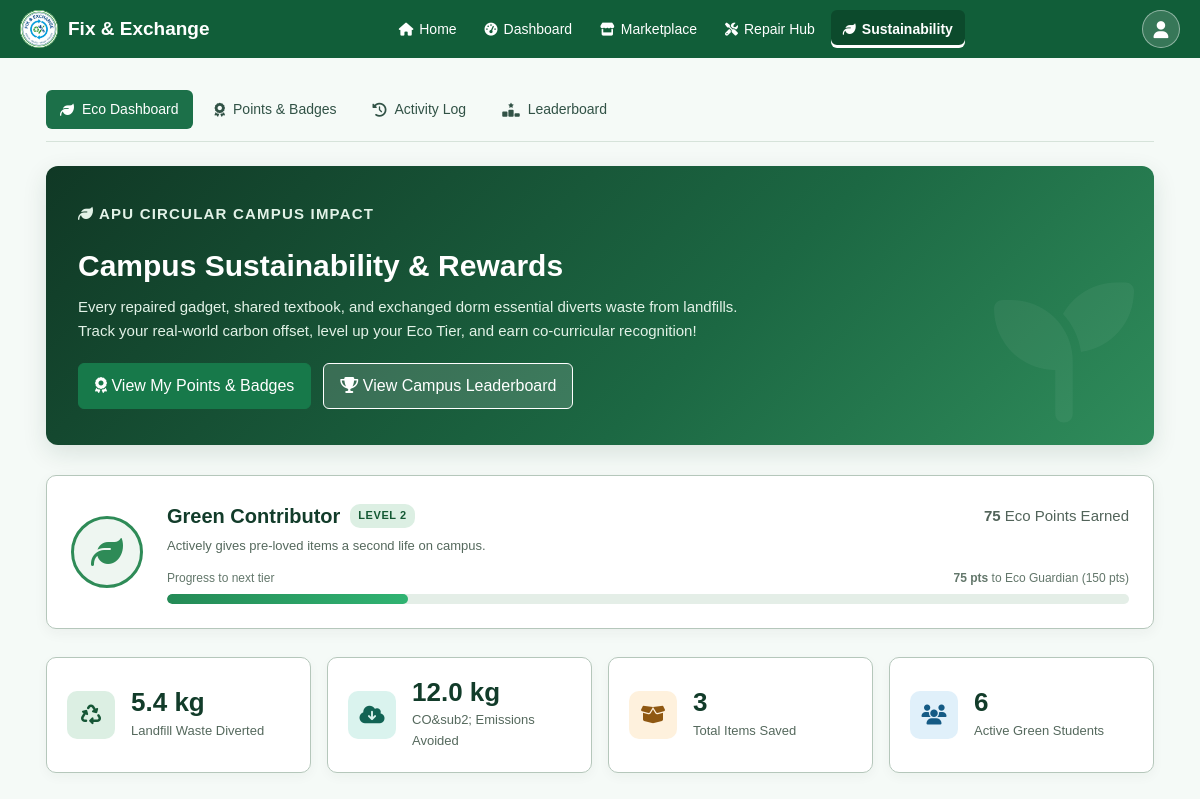
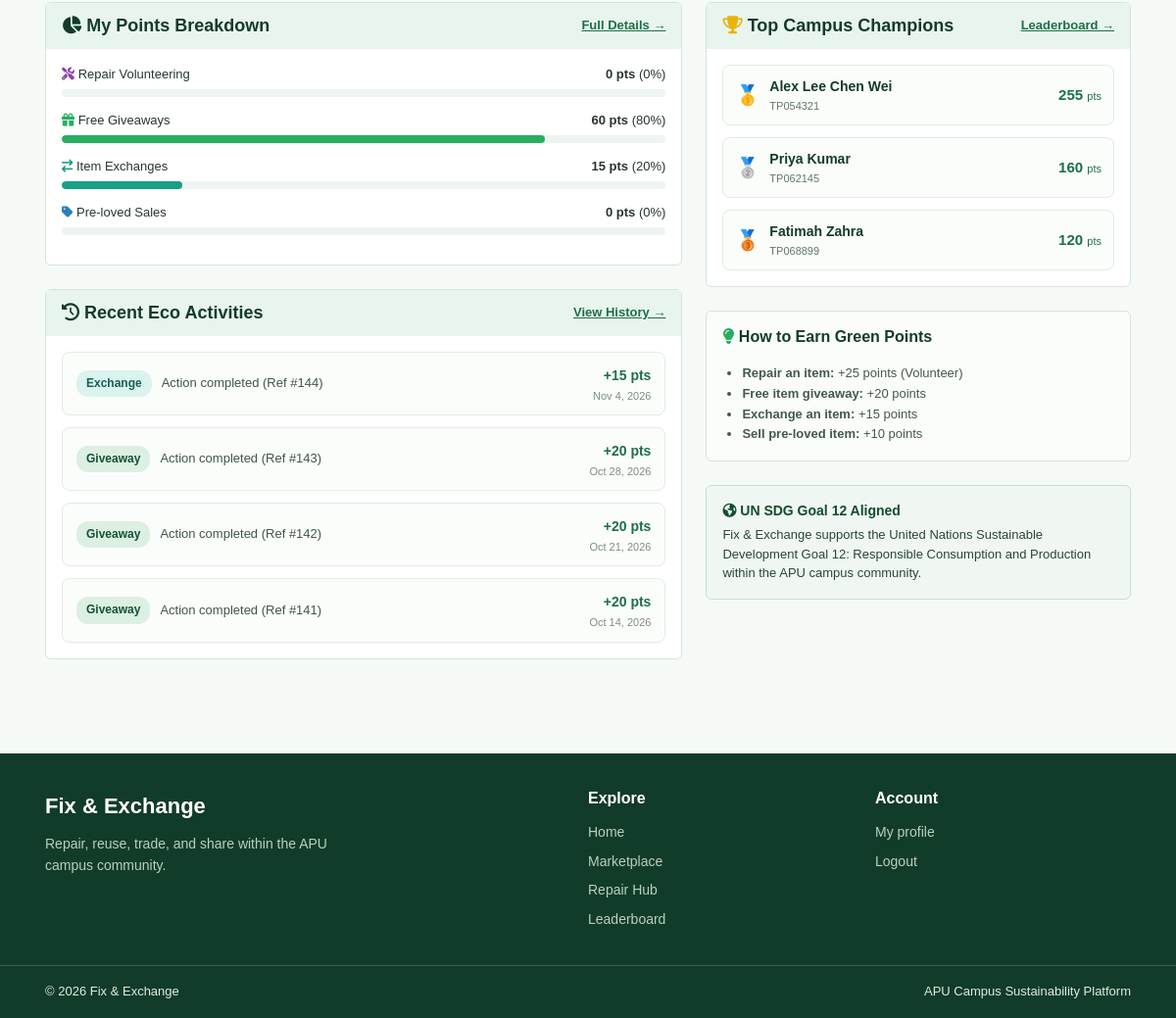
/src/sustainability/dashboard.php (signed in), run on the app's committed database (2 pictures, top to bottom).
### tables this page shows
CREATE TABLE IF NOT EXISTS users (
    user_id INT AUTO_INCREMENT PRIMARY KEY,
    full_name VARCHAR(100) NOT NULL,
    email VARCHAR(255) NOT NULL UNIQUE,
    password_hash VARCHAR(255) NOT NULL,
    role VARCHAR(20) NOT NULL DEFAULT 'Student',
     
    account_status VARCHAR(20) NOT NULL DEFAULT 'Active',
    total_points INT NOT NULL DEFAULT 0,
    created_at DATETIME NOT NULL DEFAULT CURRENT_TIMESTAMP,
    tp_number VARCHAR(20) NOT NULL UNIQUE,
    phone_number VARCHAR(30),
    intake_code VARCHAR(50),
    academic_program VARCHAR(100)
);

CREATE TABLE IF NOT EXISTS points_transactions (
    transaction_id INT AUTO_INCREMENT PRIMARY KEY,
    user_id INT NOT NULL,
    points_awarded INT NOT NULL,
     
    source_type VARCHAR(20) NOT NULL,
     
    reference_id INT NOT NULL,
    created_at DATETIME NOT NULL DEFAULT CURRENT_TIMESTAMP,
    FOREIGN KEY (user_id) REFERENCES users(user_id)
);

### src/sustainability/dashboard.php (the view, shortened to what the rows shown need)
<?php
require __DIR__ . '/../../includes/auth-check.php';
require __DIR__ . '/../../includes/sustainability-helpers.php';
$user = current_user();
$userId = (int) $user['user_id'];
$userSummary = get_user_points_summary($conn, $userId);
$userPoints = (int) $userSummary['total_points'];
$ecoTier = calculate_eco_tier($userPoints);
$topStmt = mysqli_prepare(
    $conn,
    "SELECT user_id, full_name, tp_number, academic_program, total_points
     FROM users
     WHERE role = 'Student' AND total_points > 0
     ORDER BY total_points DESC, user_id ASC
     LIMIT 3"
);
mysqli_stmt_execute($topStmt);
$topChampions = mysqli_fetch_all(mysqli_stmt_get_result($topStmt), MYSQLI_ASSOC);
$recentStmt = mysqli_prepare(
    $conn,
    "SELECT pt.*
     FROM points_transactions pt
     WHERE pt.user_id = ?
     ORDER BY pt.transaction_id DESC
     LIMIT 4"
);
mysqli_stmt_bind_param($recentStmt, 'i', $userId);
mysqli_stmt_execute($recentStmt);
$recentTransactions = mysqli_fetch_all(mysqli_stmt_get_result($recentStmt), MYSQLI_ASSOC);
require __DIR__ . '/../../includes/header.php';
?>
<section class="section sust-page">
    <div class="container">
        <div class="sust-hero">
            <h1>Campus Sustainability &amp; Rewards</h1>
        </div>
        <div class="sust-tier-banner">
            <div class="sust-tier-info">
                <div class="sust-tier-name">
                    <span><?= escape_html($ecoTier['name']) ?></span>
                    <span class="sust-tier-tag">Level <?= (int) $ecoTier['level'] ?></span>
                    <span style="font-size: 15px; font-weight: normal; color: #52645a; margin-left: auto;">
                        <strong><?= $userPoints ?></strong> Eco Points Earned
                    </span>
                </div>
                <p class="sust-tier-desc"><?= escape_html($ecoTier['description']) ?></p>
                <div class="sust-progress-wrap">
                    <div class="sust-progress-labels">
                        <span>Progress to next tier</span>
                        <span>
                            <?php if ($ecoTier['points_to_next'] > 0): ?>
                                <strong><?= (int) $ecoTier['points_to_next'] ?> pts</strong> to <?= escape_html($ecoTier['next_tier']) ?>
                            <?php else: ?>
                                <strong><?= escape_html($ecoTier['next_tier']) ?></strong>
                            <?php endif; ?>
                        </span>
                    </div>
                    <div class="sust-progress-bar">
                    </div>
                </div>
            </div>
        </div>
        <div class="sust-grid-layout">
            <div>
                <div class="card" style="margin-bottom: 24px;">
                    <div class="card-header" style="display: flex; justify-content: space-between; align-items: center;">
                        <h2 style="margin: 0; font-size: 18px; color: #123c2a;">
                            <i class="fa-solid fa-chart-pie" aria-hidden="true"></i> My Points Breakdown
                        </h2>
                    </div>
                </div>
                <div class="card">
                    <div class="card-header" style="display: flex; justify-content: space-between; align-items: center;">
                        <h2 style="margin: 0; font-size: 18px; color: #123c2a;">
                            <i class="fa-solid fa-clock-rotate-left" aria-hidden="true"></i> Recent Eco Activities
                        </h2>
                    </div>
                    <div class="card-body">
                        <?php if (!$recentTransactions): ?>
                            <p class="text-muted" style="margin: 0; text-align: center; padding: 20px 0;">
                                No recent points transactions found.
                            </p>
                        <?php else: ?>
                            <div style="display: flex; flex-direction: column; gap: 12px;">
                                <?php foreach ($recentTransactions as $tx): ?>
                                    <?php
                                    $src = $tx['source_type'];
                                    $badgeClass = 'sust-source-' . strtolower($src);
                                    ?>
                                    <div style="display: flex; justify-content: space-between; align-items: center; padding: 10px 14px; background: #fbfdfb; border: 1px solid #e1ece5; border-radius: 8px;">
                                        <div style="display: flex; align-items: center; gap: 10px;">
                                            <span class="sust-source-badge <?= $badgeClass ?>">
                                                <?= escape_html($src) ?>
                                            </span>
                                            <span style="font-size: 13px; color: #405548;">
                                                Action completed (Ref #<?= (int) $tx['reference_id'] ?>)
                                            </span>
                                        </div>
                                        <div style="text-align: right;">
                                            <span class="sust-points-awarded">+<?= (int) $tx['points_awarded'] ?> pts</span>
                                            <div style="font-size: 11px; color: #7a8e82;">
                                                <?= date('M j, Y', strtotime($tx['created_at'])) ?>
                                            </div>
                                        </div>
                                    </div>
                                <?php endforeach; ?>
                            </div>
                        <?php endif; ?>
                    </div>
                </div>
            </div>
            <div>
                <div class="card" style="margin-bottom: 24px;">
                    <div class="card-header" style="display: flex; justify-content: space-between; align-items: center;">
                        <h2 style="margin: 0; font-size: 18px; color: #123c2a;">
                            <i class="fa-solid fa-trophy" aria-hidden="true" style="color: #eab308;"></i> Top Campus Champions
                        </h2>
                    </div>
                    <div class="card-body">
                        <?php if (!$topChampions): ?>
                            <p class="text-muted" style="margin: 0; text-align: center; padding: 14px 0;">
                                No student points recorded yet. Be the first to earn points!
                            </p>
                        <?php else: ?>
                            <div style="display: flex; flex-direction: column; gap: 12px;">
                                <?php foreach ($topChampions as $i => $champ): ?>
                                    <?php
                                    $medals = ['🥇', '🥈', '🥉'];
                                    $medal = $medals[$i] ?? ('#' . ($i + 1));
                                    ?>
                                    <div style="display: flex; align-items: center; justify-content: space-between; padding: 10px 12px; background: #fbfdfb; border: 1px solid #e1ece5; border-radius: 8px;">
                                        <div style="display: flex; align-items: center; gap: 10px;">
                                            <span style="font-size: 20px;"><?= $medal ?></span>
                                            <div>
                                                <div style="font-weight: 600; color: #123c2a; font-size: 14px;">
                                                    <?= escape_html($champ['full_name']) ?>
                                                </div>
                                                <div style="font-size: 11px; color: #62776a;">
                                                    <?= escape_html($champ['tp_number']) ?>
                                                </div>
                                            </div>
                                        </div>
                                        <span style="font-weight: 700; color: #1c7049; font-size: 15px;">
                                            <?= (int) $champ['total_points'] ?> <small style="font-weight: normal; font-size: 11px;">pts</small>
                                        </span>
                                    </div>
                                <?php endforeach; ?>
                            </div>
                        <?php endif; ?>
                    </div>
                </div>
            </div>
        </div>
    </div>
</section>
<?php require __DIR__ . '/../../includes/footer.php'; ?>

### data on the page
users: total_points "Green Contributor", total_points "2", total_points "75", total_points "Actively gives pre-loved items a second life on campus.", total_points "Eco Guardian (150 pts)"
points_transactions: source_type "Exchange", reference "144", points_awarded "15", created_at "Nov 4, 2026"
points_transactions: source_type "Giveaway", reference "143", points_awarded "20", created_at "Oct 28, 2026"
points_transactions: source_type "Giveaway", reference "142", points_awarded "20", created_at "Oct 21, 2026"
points_transactions: source_type "Giveaway", reference "141", points_awarded "20", created_at "Oct 14, 2026"
users: medal "🥇", full_name "Alex Lee Chen Wei", tp_number "TP054321", total_points "255"
users: medal "🥈", full_name "Priya Kumar", tp_number "TP062145", total_points "160"
users: medal "🥉", full_name "Fatimah Zahra", tp_number "TP068899", total_points "120"

### other printed values
$link[0] "Eco Dashboard"
$link[0] "Points & Badges"
$link[0] "Activity Log"
$link[0] "Leaderboard"
$campusMetrics['waste_diverted_kg'] "5.4"
$campusMetrics['co2_saved_kg'] "12.0"
$campusMetrics['participating_students'] "6"
$userSummary['repair_points'] "0"
$repairPercent "0"
$userSummary['giveaway_points'] "60"
$giveawayPercent "80"
$userSummary['exchange_points'] "15"
$exchangePercent "20"
$userSummary['sale_points'] "0"
$salePercent "0"
